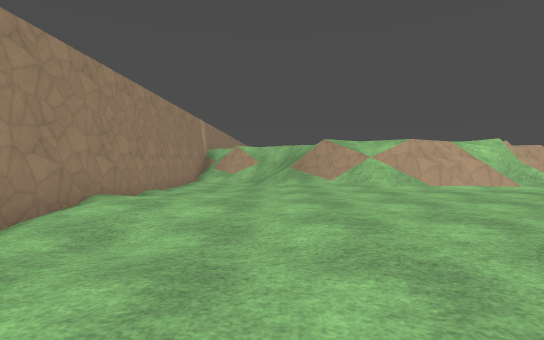
view 1 (above)

16 first-person views from a walk through a Godot game level. The camera is 1.2 m above the floor, tilts 2° down and sees 85° across. The floor is counted in squares, 2 m on a side. Each view is taken from the middle of a square. On the plan, view 1 faces up. The plan holds only what a view shows up to about 9 squares ahead; the rest is blank. The place goes on beyond the plan. Surface patterns are stand-ins for the level's own textures.

view 2
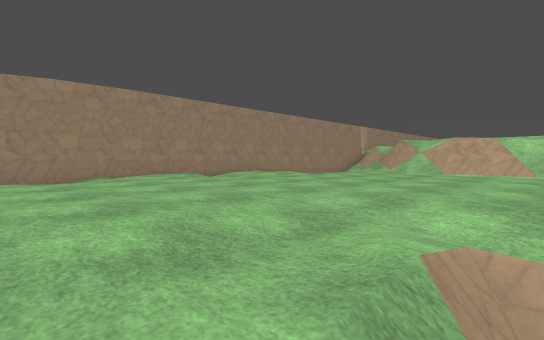

view 3
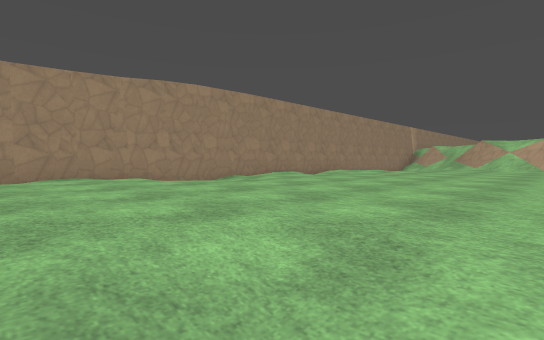

view 4
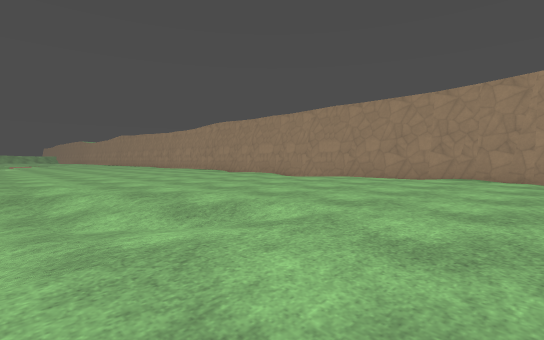

view 5
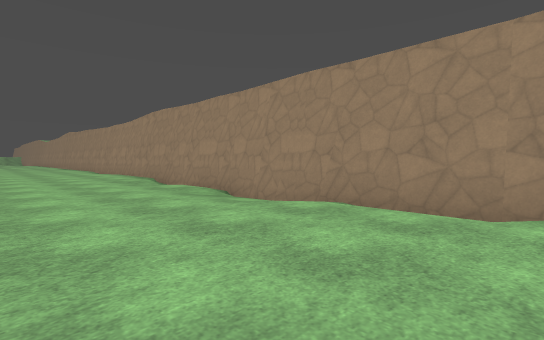

view 6
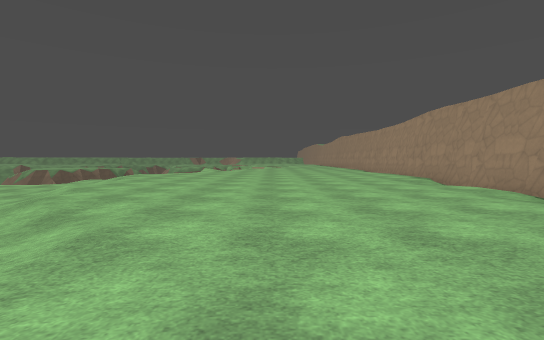

view 7
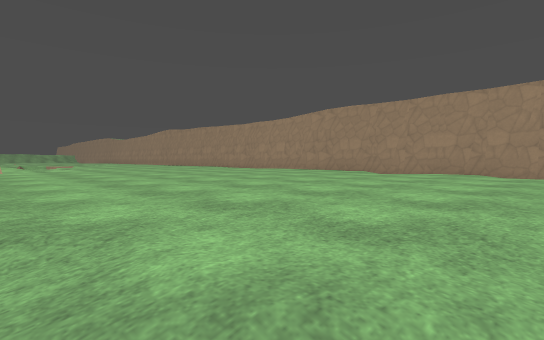

view 8
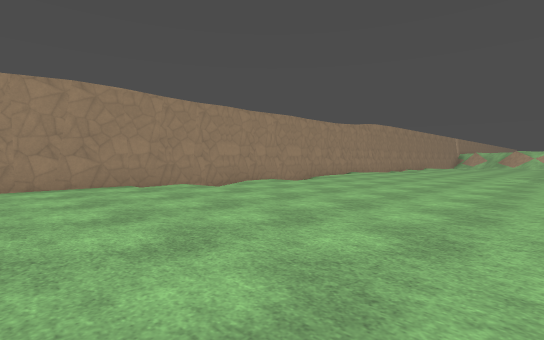

view 9
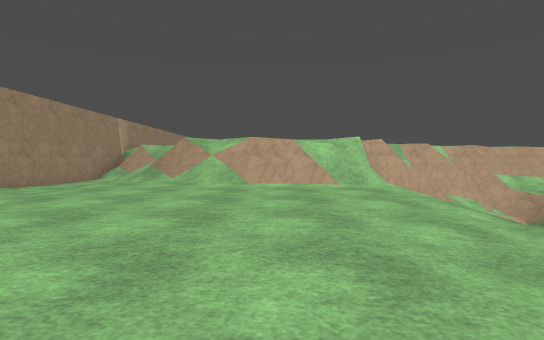

view 10
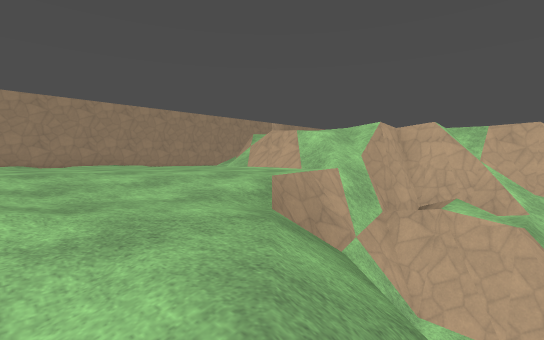

view 11
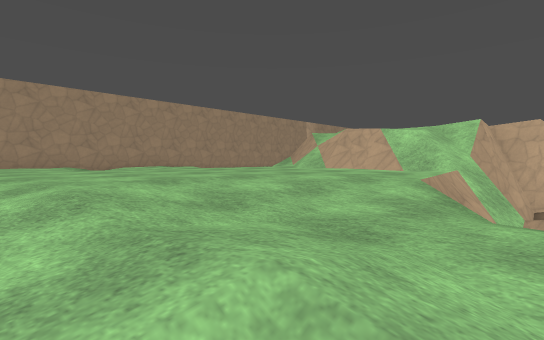

view 12
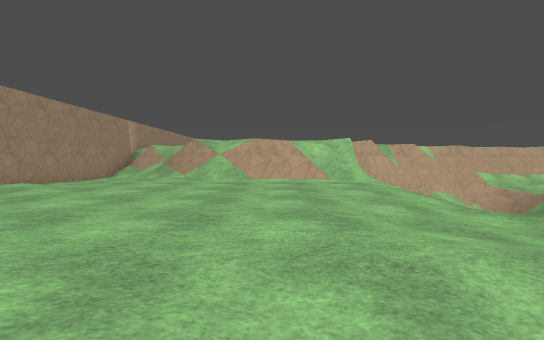

view 13
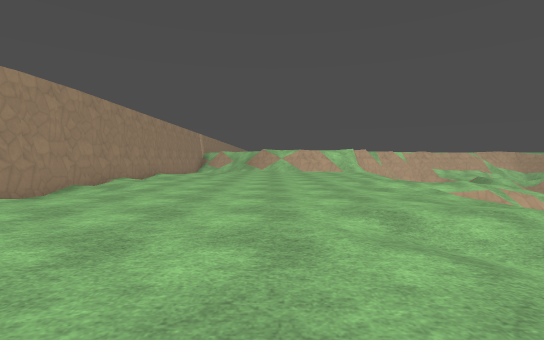

view 14
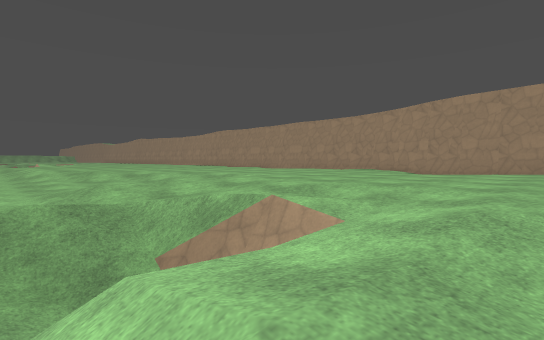

view 15
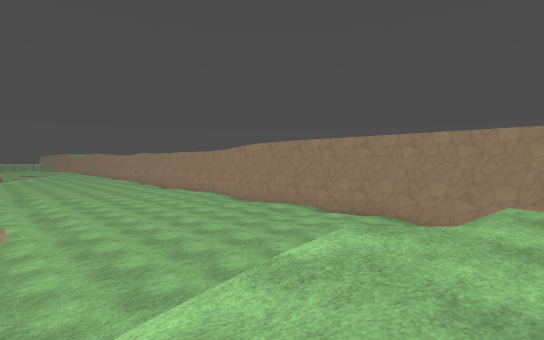

view 16
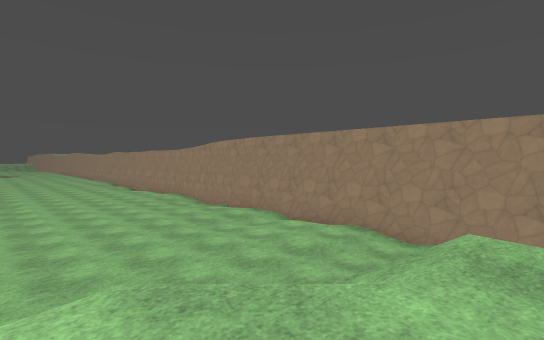

### Floor plan
Key: @ floor where view 1 was taken; # wall or solid block; . main floor; - floor 0.25 m lower than the main floor; _ floor 0.5 m lower than the main floor; : floor 2 m higher than the main floor; + floor 2.25 m higher than the main floor; * floor 2.5 m higher than the main floor; < floor 4.5 m lower than the main floor; / step, stairs or slope; = window, fence, low wall or low ledge; v drop or lower ground.
Columns run from 3 left of view 1 to 10 right of it. Each row starts with its distance up from view 1.
  9 #__//++++*===/
  8 #__/=//+:/#=//
  7 #__../#==/#//=
  6 #-_.......vv##
  5 #.........#/<
  4 #........-#
  3 #--......-_/=
  2 #--.....-___//
  1 #........--__/
  0 #..@....---/#
 -1 #-.....--v==
 -2 #-......-#//
 -3 #-......-///
 -4 #........-__
 -5 #.....-.- __
 -6 #......__ __
 -7 #......_____
 -8 #.......____
 -9 #........__
-10 #........-_
-11 #........./_
-12 #......... __
-13 #......... ___
-14 #.........  __
-15 #.........
-16 #.........
-17 #.........

Where each view was taken, in squares from view 1:
view 1: 0 up, 0 right, facing up
view 2: 3 down, 6 right, facing up-left
view 3: 6 down, 4 right, facing up-left
view 4: 3 down, 5 right, facing down-left
view 5: 5 down, 1 right, facing down-left
view 6: 5 down, 2 right, facing down
view 7: 9 down, 6 right, facing down-left
view 8: 17 down, 4 right, facing up-left
view 9: 0 up, 4 right, facing up
view 10: 1 up, 10 right, facing up-left
view 11: 0 up, 8 right, facing up-left
view 12: 1 down, 4 right, facing up
view 13: 8 down, 2 right, facing up
view 14: 1 up, 8 right, facing down-left
view 15: 9 up, 6 right, facing down-left
view 16: 9 up, 4 right, facing down-left
